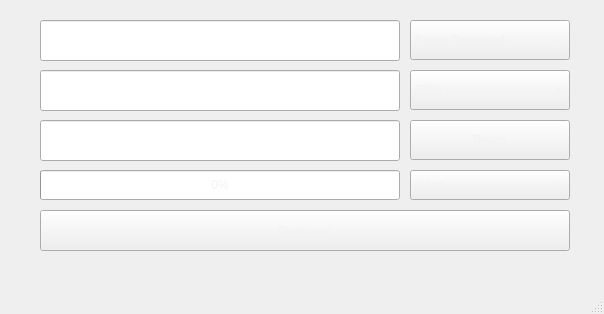
<?xml version="1.0" encoding="UTF-8"?>
<ui version="4.0">
 <class>MainWindow</class>
 <widget class="QMainWindow" name="MainWindow">
  <property name="geometry">
   <rect>
    <x>0</x>
    <y>0</y>
    <width>604</width>
    <height>314</height>
   </rect>
  </property>
  <property name="windowTitle">
   <string>MainWindow</string>
  </property>
  <property name="styleSheet">
   <string notr="true">background-color:#222629;
QLineEdit{
	background:transparent;
	color:#F2F2F2;
}</string>
  </property>
  <widget class="QWidget" name="centralwidget">
   <widget class="QLineEdit" name="lineEdit">
    <property name="geometry">
     <rect>
      <x>40</x>
      <y>70</y>
      <width>360</width>
      <height>41</height>
     </rect>
    </property>
    <property name="styleSheet">
     <string notr="true">color:white;
font-weight:600;
font-size:16px;</string>
    </property>
    <property name="placeholderText">
     <string> URL link</string>
    </property>
   </widget>
   <widget class="QComboBox" name="type">
    <property name="geometry">
     <rect>
      <x>410</x>
      <y>170</y>
      <width>160</width>
      <height>30</height>
     </rect>
    </property>
    <property name="styleSheet">
     <string notr="true">color:#F2F2F2;</string>
    </property>
    <item>
     <property name="text">
      <string>video</string>
     </property>
    </item>
    <item>
     <property name="text">
      <string>audio</string>
     </property>
    </item>
   </widget>
   <widget class="QPushButton" name="browse">
    <property name="geometry">
     <rect>
      <x>410</x>
      <y>120</y>
      <width>160</width>
      <height>40</height>
     </rect>
    </property>
    <property name="styleSheet">
     <string notr="true">
color:#F2F2F2;</string>
    </property>
    <property name="text">
     <string>Brows</string>
    </property>
   </widget>
   <widget class="QComboBox" name="res">
    <property name="geometry">
     <rect>
      <x>410</x>
      <y>70</y>
      <width>160</width>
      <height>40</height>
     </rect>
    </property>
    <property name="styleSheet">
     <string notr="true">
color:#F2F2F2;</string>
    </property>
    <item>
     <property name="text">
      <string>720p</string>
     </property>
    </item>
    <item>
     <property name="text">
      <string>360p</string>
     </property>
    </item>
   </widget>
   <widget class="QProgressBar" name="progressBar">
    <property name="geometry">
     <rect>
      <x>40</x>
      <y>170</y>
      <width>360</width>
      <height>30</height>
     </rect>
    </property>
    <property name="styleSheet">
     <string notr="true">
color:#F2F2F2;</string>
    </property>
    <property name="value">
     <number>0</number>
    </property>
   </widget>
   <widget class="QPushButton" name="download">
    <property name="geometry">
     <rect>
      <x>40</x>
      <y>210</y>
      <width>530</width>
      <height>41</height>
     </rect>
    </property>
    <property name="styleSheet">
     <string notr="true">
color:#F2F2F2;</string>
    </property>
    <property name="text">
     <string>Download</string>
    </property>
   </widget>
   <widget class="QLineEdit" name="lineEdit_2">
    <property name="geometry">
     <rect>
      <x>40</x>
      <y>120</y>
      <width>360</width>
      <height>41</height>
     </rect>
    </property>
    <property name="styleSheet">
     <string notr="true">color:white;
font-weight:600;
font-size:16px;</string>
    </property>
    <property name="placeholderText">
     <string> Save location</string>
    </property>
   </widget>
   <widget class="QLineEdit" name="lineEdit_3">
    <property name="geometry">
     <rect>
      <x>40</x>
      <y>20</y>
      <width>360</width>
      <height>41</height>
     </rect>
    </property>
    <property name="mouseTracking">
     <bool>false</bool>
    </property>
    <property name="styleSheet">
     <string notr="true">color:white;
font-weight:600;
font-size:16px;</string>
    </property>
    <property name="readOnly">
     <bool>true</bool>
    </property>
    <property name="placeholderText">
     <string>Download status</string>
    </property>
   </widget>
   <widget class="QComboBox" name="single_milti">
    <property name="geometry">
     <rect>
      <x>410</x>
      <y>20</y>
      <width>160</width>
      <height>40</height>
     </rect>
    </property>
    <property name="styleSheet">
     <string notr="true">
color:#F2F2F2;</string>
    </property>
    <item>
     <property name="text">
      <string>Single Download</string>
     </property>
    </item>
    <item>
     <property name="text">
      <string>Playlist Download</string>
     </property>
    </item>
   </widget>
  </widget>
  <widget class="QMenuBar" name="menubar">
   <property name="geometry">
    <rect>
     <x>0</x>
     <y>0</y>
     <width>604</width>
     <height>22</height>
    </rect>
   </property>
  </widget>
  <widget class="QStatusBar" name="statusbar"/>
 </widget>
 <resources/>
 <connections/>
</ui>
